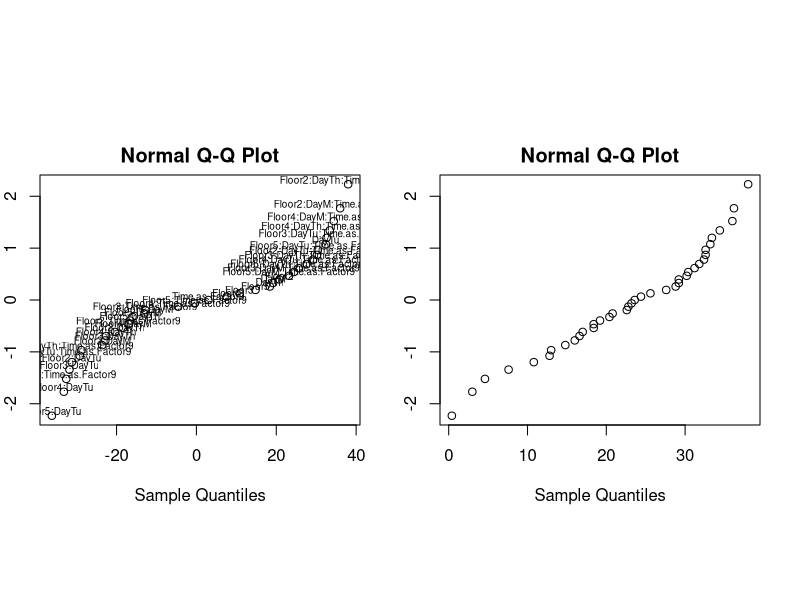
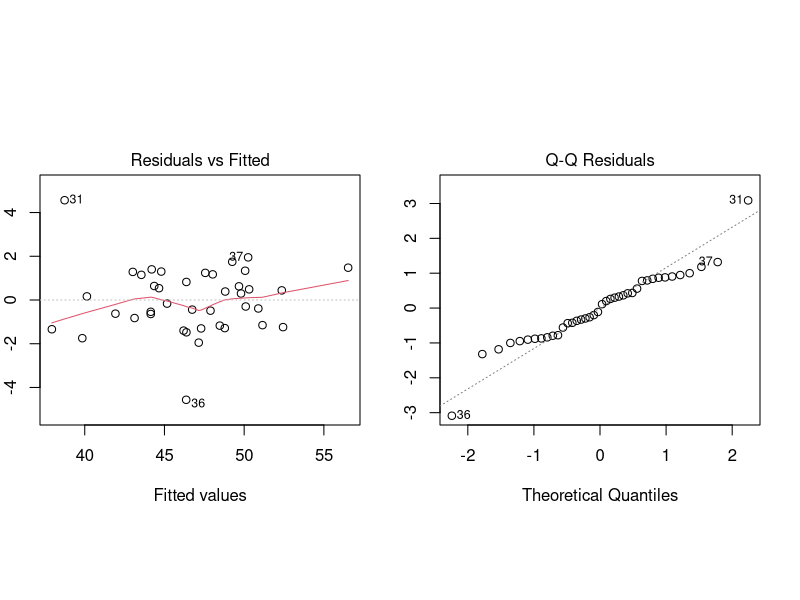
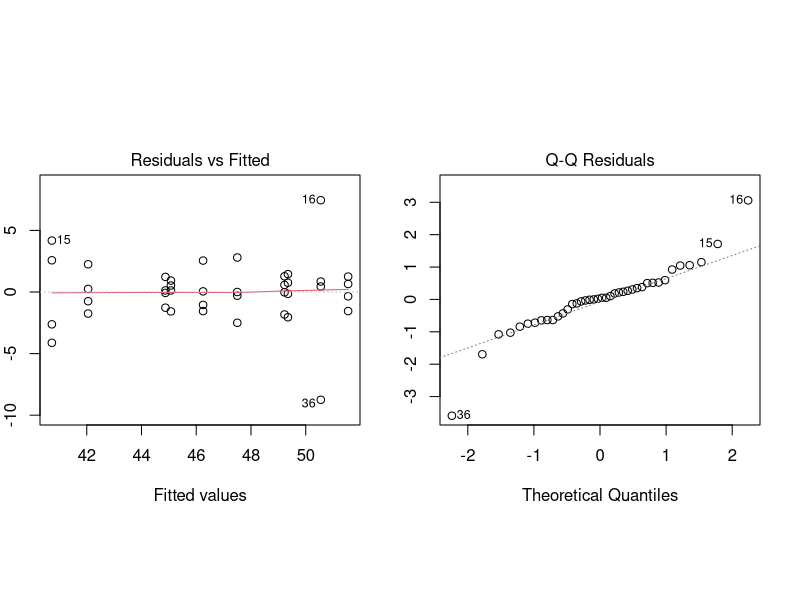

These figures' R source, in order:
## ---- chunk 1
library(lmerTest)
noise <- read.csv("noise.csv")
noise$Time.as.Factor <- as.factor(noise$Time.as.Factor)
noise$Day <- as.factor(noise$Day)
noise$Floor <- as.factor(noise$Floor)
noise$Operator <- as.factor(noise$Operator)
## ---- chunk 2
par(mfrow = c(1, 2), mar = c(3, 3, 2, 1), pin = c(3.2, 2.5))
full_noise_aov <- aov(Noise ~ Floor*Day*Time.as.Factor, data = noise)
qq <- qqnorm(coef(full_noise_aov)[-1] * 2, datax = T)
text(qq$x, qq$y + 0.07, labels = names(qq$x), cex = 0.6)
qqnorm(abs(coef(full_noise_aov)[-1] * 2), datax = T)
## ---- chunk 3
noise_aov <- aov(Noise ~ Floor*Day*Time.as.Factor - Floor:Day:Time.as.Factor, data = noise)
anova(noise_aov)
## ---- chunk 4
par(mfrow = c(1, 2), mar = c(3, 3, 2, 1), pin = c(3.2, 2.5))
plot(noise_aov, which = 1:2)
## ---- chunk 5
red_noise_aov <- aov(Noise ~ Floor*Time.as.Factor, data = noise, contrasts = list(Floor = contr.sum,
                                                                                  Time.as.Factor = contr.sum))
anova(red_noise_aov)
## ---- chunk 6
par(mfrow = c(1, 2), mar = c(3, 3, 2, 1), pin = c(3.2, 2.5))
plot(red_noise_aov, which = 1:2)
## ---- chunk 7
coef(red_noise_aov)
## ---- chunk 8
aggregate(Noise ~ Floor*Time.as.Factor, data = noise, FUN = mean)
## ---- chunk 9
aggregate(Noise ~ Time.as.Factor, data = noise, FUN = mean)
## ---- chunk 10
block_aov <- lmer(Noise ~ Floor*Time.as.Factor + (1 | Operator), data = noise)
ranova(block_aov)
